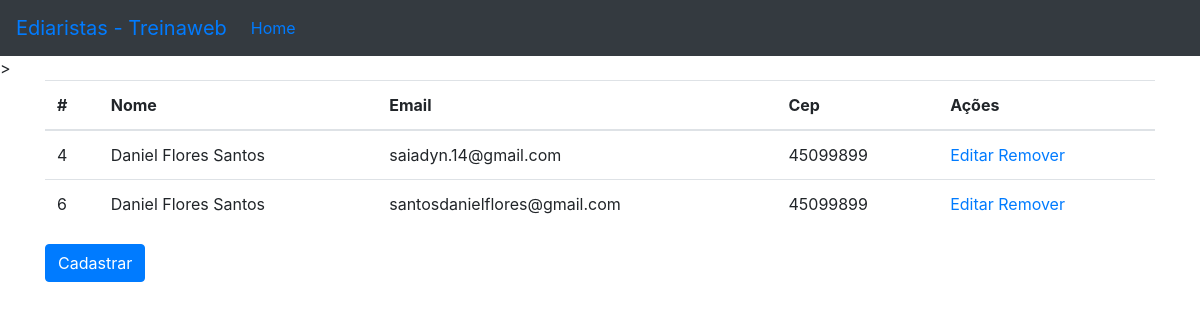
Page /web/listar_diaristas on the earlier database version.
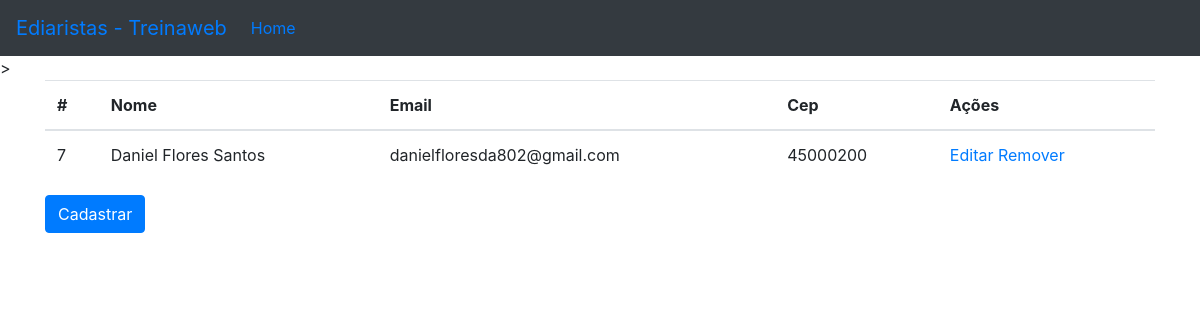
Same page on the later database version.
### web/models.py (models this page shows)
class Diarista(models.Model):
    nome_completo = models.CharField(max_length=100, null=False, blank=False)
    cpf = models.CharField(unique=True, max_length=12, null=False, blank=False)
    email = models.EmailField(unique=True, null=False, blank=False)
    telefone = models.CharField(max_length=11, null=False, blank=False)
    logradouro = models.CharField(max_length=60, null=False, blank=False)
    numero = models.IntegerField(null=False, blank=False)
    bairo = models.CharField(max_length=30, null=False, blank=False)
    complemento = models.CharField(max_length=100, null=False, blank=True)
    cep = models.CharField(max_length=8, null=False, blank=False)
    estado = models.CharField(max_length=2, null=False, blank=False)
    codigo_ibge = models.IntegerField(null=False, blank=False)
    foto_usuario = models.ImageField(null=False)

### web/views.py (the view)
# urls.py: path('listar_diaristas', listar_diaristas, name='listar_diaristas'),
def listar_diaristas(request):
    diaristas = Diarista.objects.all()
    return render(request, 'listar_diaristas.html', {'diaristas': diaristas})

### web/templates/listar_diaristas.html
{% extends 'base.html' %}
{% load easy_mask %}
{% block conteudo %}
<table class="table">
  <thead>
    <tr>
      <th>#</th>
      <th>Nome</th>
      <th>Email</th>
      <th>Cep</th>
      <th>Ações</th>
    </tr>
  </thead>
  <tbody>
   {% for diarista in diaristas %}
            <tr>
                <td>{{diarista.id}}</td>
                <td>{{diarista.nome_completo}}</td>
                <td>{{diarista.email}}</td>
                <td>{{diarista.cep | cep}}</td>
                <td>
                    <a href="{% url 'editar_diarista' diarista.id %}">Editar</a>
                    <a href="{% url 'remover_diarista' diarista.id %}" >Remover</a>
                </td>
            </tr>
        {% endfor %}
  </tbody>
</table>
<a href="{% url 'cadastrar_diaristas' %}" class="btn btn-primary">Cadastrar</a>
{% endblock conteudo %}

### web/templates/base.html (shortened to what this page needs)
<!DOCTYPE html>
<html lang="en">
<head>
    <link rel="stylesheet" href="https://stackpath.bootstrapcdn.com/bootstrap/4.5.2/css/bootstrap.min.css">
</head>
<body>
<div >
    <nav class="navbar navbar-expand-md navbar-dar bg-dark md-4">
    <a href="#" class="navbar-brand">Ediaristas - Treinaweb</a>
    <div class="collapse navbar-collapse" id="navbarCollapse">
        <ul class="navbar-nav mr-auto">
            <li class="nav-item active">
                <a href="{% url 'listar_diaristas' %}" class="nav-link">Home</a>
            </li>
        </ul>
    </div>
</nav>>
</div>
<main role="main" class="container">
{% block conteudo %}
{% endblock conteudo %}
</main>
</body>
</html>

Differences in the rows shown:
removed Diarista: id "4", nome_completo "Daniel Flores Santos", email "saiadyn.14@gmail.com", cep|cep "45099899"
removed Diarista: id "6", nome_completo "Daniel Flores Santos", email "santosdanielflores@gmail.com", cep|cep "45099899"
added Diarista: id "7", nome_completo "Daniel Flores Santos", email "danielfloresda802@gmail.com", cep|cep "45000200"
